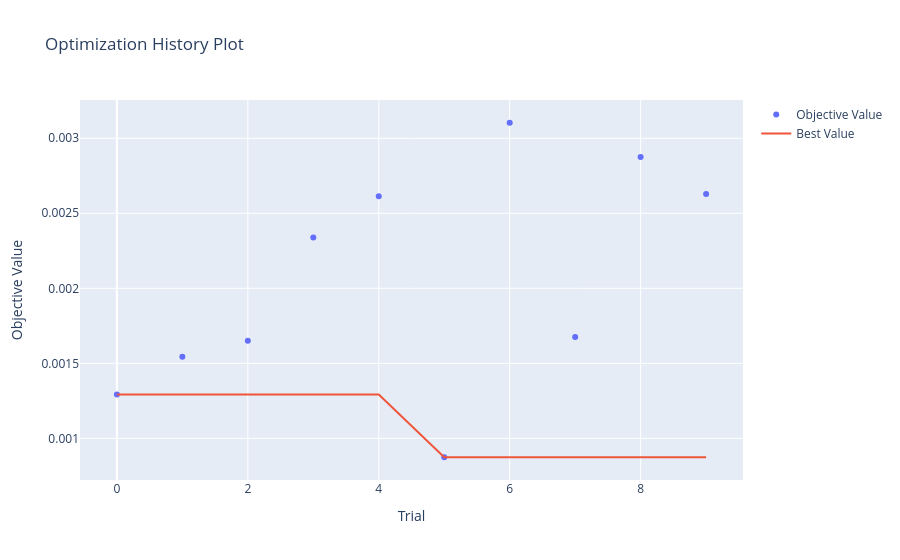

The code cell stored with this chart in its notebook:
### Code cell
import optuna.visualization as vis

vis.plot_optimization_history(study)

### Figure 1 — Plotly figure (JSON) as saved in the notebook; plotly's stock layout.template omitted (floating-point values rounded to 4 significant figures)
{"data": [{"mode": "markers", "name": "Objective Value", "type": "scatter", "x": [0, 1, 2, 3, 4, 5, 6, 7, 8, 9], "y": [0.001292, 0.001544, 0.001651, 0.002339, 0.002614, 0.000874, 0.003103, 0.001676, 0.002875, 0.002629]}, {"mode": "lines", "name": "Best Value", "type": "scatter", "x": [0, 1, 2, 3, 4, 5, 6, 7, 8, 9], "y": [0.001292, 0.001292, 0.001292, 0.001292, 0.001292, 0.000874, 0.000874, 0.000874, 0.000874, 0.000874]}, {"marker": {"color": "#cccccc"}, "mode": "markers", "name": "Infeasible Trial", "showlegend": false, "type": "scatter", "x": [], "y": []}], "layout": {"title": {"text": "Optimization History Plot"}, "xaxis": {"title": {"text": "Trial"}}, "yaxis": {"title": {"text": "Objective Value"}}}}
